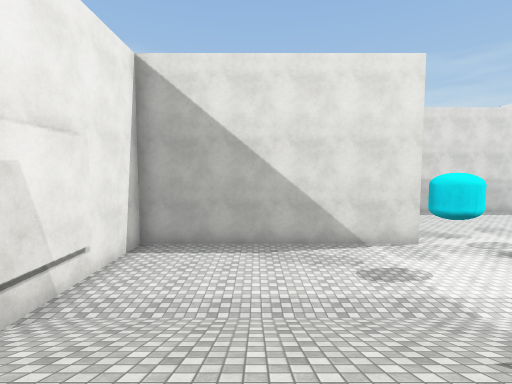
[1] (above)

14 first-person views from a walk through a scene from a Unity 3-D project. The camera is 1.2 m above the floor, tilts 4° down and sees 85° across. The floor is counted in squares, 1.8 m on a side. Each view is taken from the middle of a square. On the plan, view 1 faces up. The plan holds only what a view shows up to about 9 squares ahead; the rest is blank. The place goes on beyond the plan. The player character is not drawn. Some animated figures are not drawn. Surface patterns are stand-ins for the level's own textures.

[2]
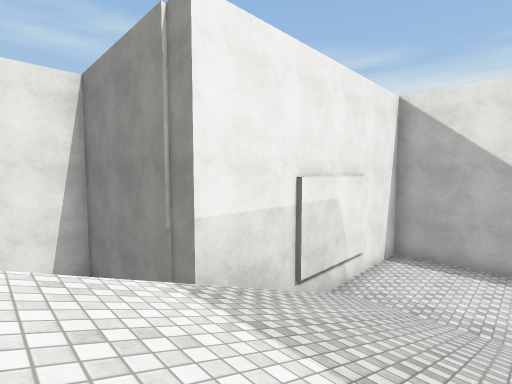

[3]
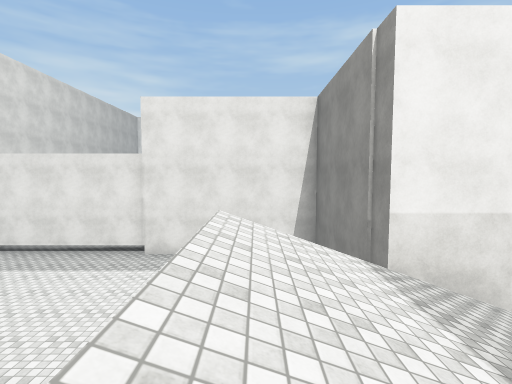

[4]
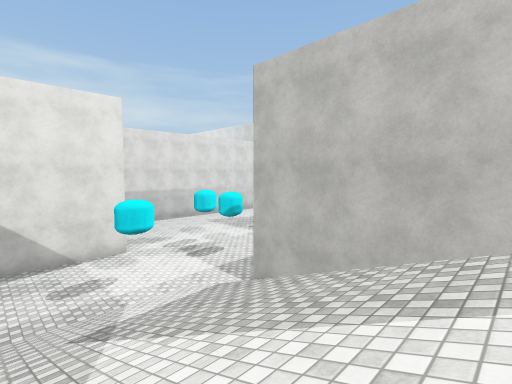

[5]
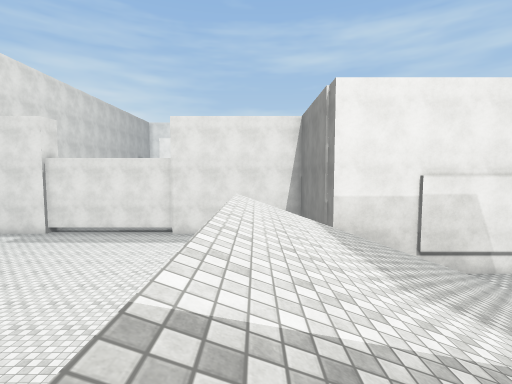

[6]
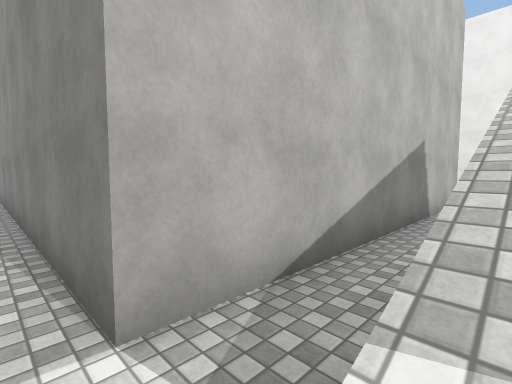

[7]
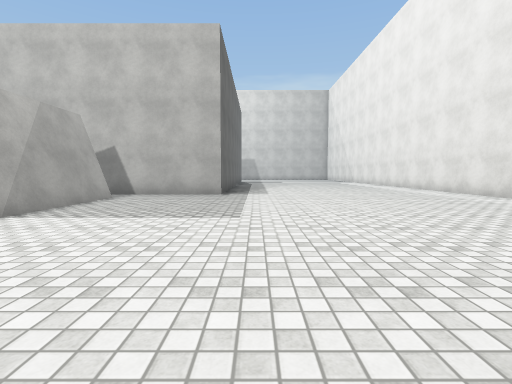

[8]
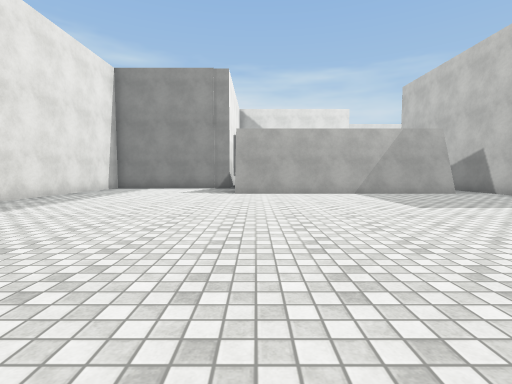

[9]
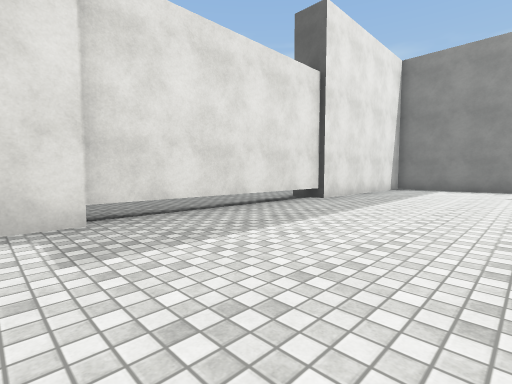

[10]
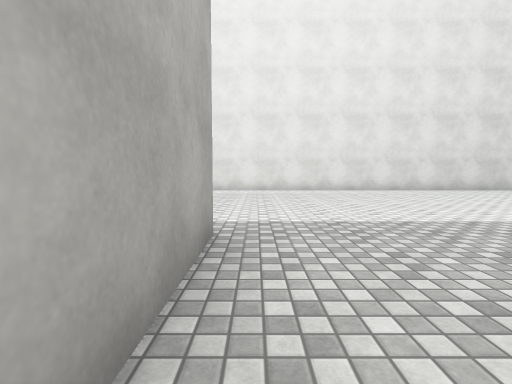

[11]
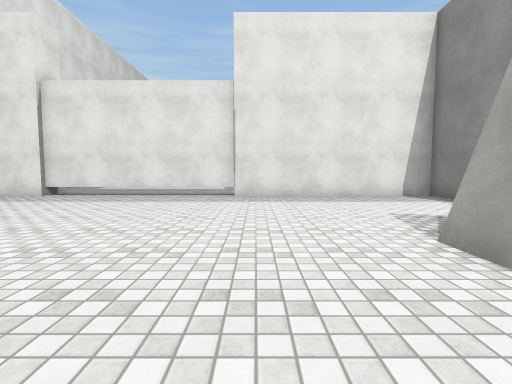

[12]
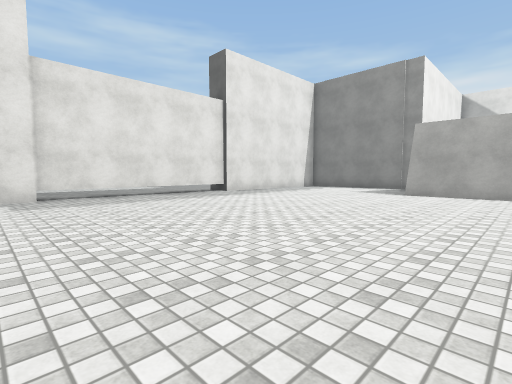

[13]
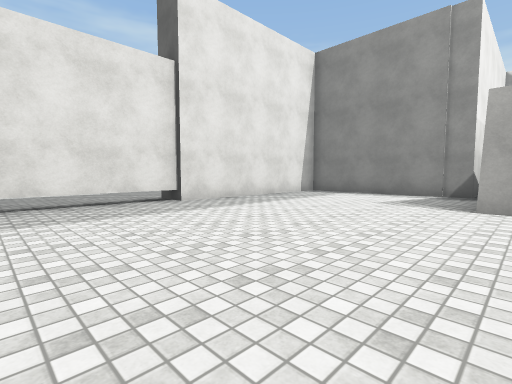

[14]
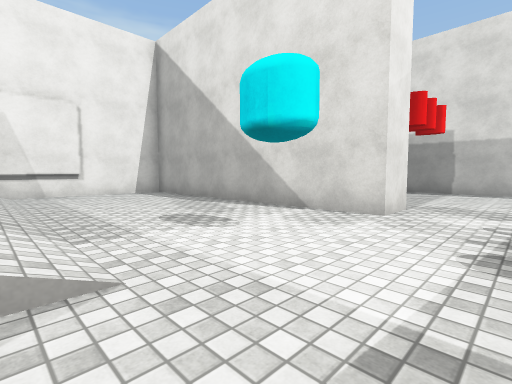

### Floor plan
Key: @ floor where view 1 was taken; # wall or solid block; . floor; / step, stairs or slope; v drop or lower ground; T thing the floor can be seen under or through.
Columns run from 12 left of view 1 to 6 right of it. Each row starts with its distance up from view 1.
 14                 ###
 13                ...
 12                ....
 11                 ...
 10                 ...
  9                 ...
  8         #########..
  7         #..........
  6         #..........
  5         ##.........
  4          #.........
  3         ##///////..
  2         #.///////.#
  1         #.///////.#
  0     #####.//@////.#
 -1     #.....///////.#
 -2     #.....///////.#
 -3     #.....#vvvvv#.#
 -4     #.............#
 -5  .. #.............#
 -6  ...T.............#
 -7 ....T..............
 -8 ....T..............
 -9  ...T..............
-10  ...T..............
-11  ...T..............
-12     T..............

Positions as (right, up) in squares from view 1, and headings:
1: (0, 0), facing up
2: (0, -2), facing up-left
3: (1, -2), facing left
4: (1, -2), facing up-right
5: (4, -2), facing left
6: (4, 3), facing down-right
7: (-3, -7), facing right
8: (-2, -12), facing up
9: (-4, -12), facing up-left
10: (5, -3), facing down
11: (0, -5), facing left
12: (0, -12), facing up-left
13: (-2, -9), facing up-left
14: (6, 3), facing up-left
